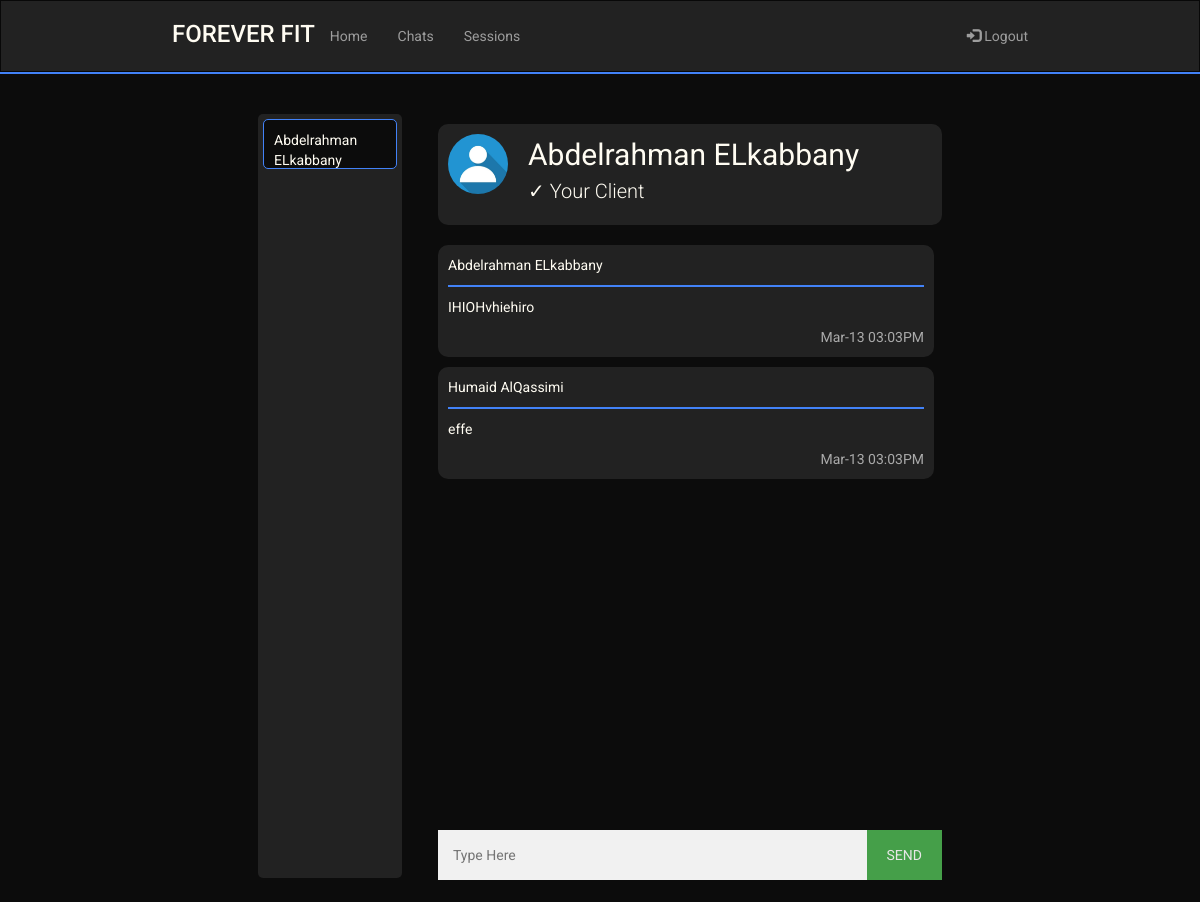
The page /chat/ae32 (signed in) on the database its author committed.
### sql_db.py (models this page shows)
class UserRooms(UserMixin,db.Model):
    __tablename__ = 'user_rooms'
    id = db.Column(db.Integer, primary_key = True, autoincrement = True)
    trainee_username = db.Column(db.String(80),db.ForeignKey('user.username'))
    trainee_fname = db.Column(db.String(80))
    trainee_lname = db.Column(db.String(80))
    trainer_username = db.Column(db.String(80),db.ForeignKey('user.username'))
    trainer_fname = db.Column(db.String(80))
    trainer_lname = db.Column(db.String(80))

class ChatHistory(UserMixin,db.Model):
    __tablename__ = 'chat_history'
    id = db.Column(db.Integer, primary_key = True, autoincrement = True)
    message = db.Column(db.String(500))
    room = db.Column(db.String(500))
    date_sent = db.Column(db.String(50))
    uname = db.Column(db.String(80),db.ForeignKey('user.username'))
    fname = db.Column(db.String(80),db.ForeignKey('user.fname'))
    lname = db.Column(db.String(80),db.ForeignKey('user.lname'))

### routes.py (the view)
@app.route('/chat/<uname>')
@login_required
def sessions(uname):
    if(not current_user.isTrainer):
        if(not room_exists(current_user.username, uname)):
            room = UserRooms(trainee_username= current_user.username,
                             trainee_fname = current_user.fname,
                             trainee_lname = current_user.lname,
                             trainer_username = uname,
                             trainer_fname = get_user(uname).fname,
                             trainer_lname = get_user(uname).lname)
            db.session.add(room)
            db.session.commit()
            ROOMS = get_rooms_by_trainee_id(current_user.username)
        else:
            ROOMS = get_rooms_by_trainee_id(current_user.username)
        curr_room = get_room(current_user.username, uname)
        messages = get_chat_history(curr_room.id)
        partnership = partnership_exists(current_user.username,uname)
        usertrainer = get_user_trainer_trainee(current_user.username, uname)
        return render_template('session.html',uname = uname, curr_uname = current_user.username,
                                curr_fname = current_user.fname, curr_lname = current_user.lname,
                                rooms=ROOMS, messages = messages, curr_room = curr_room,
                                partnership=partnership,usertrainer=usertrainer)
    else:
        if(room_exists(uname, current_user.username)):
            ROOMS = get_rooms_by_trainer_id(current_user.username)
        curr_room = get_room(uname, current_user.username)
        messages = get_chat_history(curr_room.id)
        partnership = partnership_exists(uname,current_user.username)
        return render_template('trainer-session.html',uname = uname, curr_uname = current_user.username,
                                curr_fname = current_user.fname, curr_lname = current_user.lname,
                                rooms=ROOMS, messages = messages, curr_room = curr_room,
                                partnership=partnership)

### main.py (called while the page is built)
    @login.user_loader
    def load_user(uname):
        return User.query.get(uname)

### sql_db.py (called while the page is built)
def partnership_exists(user_uname, trainer_uname):
    return bool(UserTrainer.query.filter_by(trainee_username=user_uname,
                                            trainer_username= trainer_uname).first())

def room_exists(trainee_uname,trainer_uname):
    return (room_exists_helper(trainee_uname,trainer_uname) or room_exists_helper(trainer_uname,trainee_uname))

def room_exists_helper(uname1,uname2):
    return bool(UserRooms.query.filter_by(trainee_username=uname1,
                                          trainer_username=uname2).first())

def get_room(trainee_uname,trainer_uname):
    if room_exists(trainee_uname,trainer_uname):
        return UserRooms.query.filter_by(trainee_username = trainee_uname,
                                     trainer_username = trainer_uname).first()

def get_rooms_by_trainer_id(uname):
    return UserRooms.query.filter_by(trainer_username = uname).all()

def get_chat_history(room):
    return ChatHistory.query.filter_by(room = room).all()

### templates/trainer-session.html (shortened to what this page needs)
<!DOCTYPE html>
<html lang="en">
    <head>
        <link rel="stylesheet" href="https://maxcdn.bootstrapcdn.com/bootstrap/3.4.1/css/bootstrap.min.css" />
        <link rel="stylesheet" href="../static/main.css" />
        <link rel="stylesheet" href="../static/chatbox.css" />
    </head>
    <body>
        <header>
            <nav class="navbar navbar-inverse" style="border-radius: 0px; margin-bottom: 0px;">
                <div class="container-fluid">
                    <div class="navbar-header mobile-center">
                        <h3 class="logo" href="#">FOREVER FIT</h3>
                    </div>
                    <ul class="nav navbar-nav laptop">
                        <li><a href="/Home">Home</a></li>
                        <li><a href="/chats">Chats</a></li>
                        <li><a href="/TrainingSessions">Sessions</a></li>
                    </ul>
                    <ul class="nav navbar-nav navbar-right laptop">
                        <li>
                            <a href="/logout"><span class="glyphicon glyphicon-log-in"></span> Logout</a>
                        </li>
                    </ul>
                </div>
            </nav>
            <hr class="header-hr"/>
        </header>
        <main style="padding-top:10px">
            <div class="chatbox">
                <div class="rooms" id="rooms">
                    {% for room in rooms %}
                        {% if room.trainee_username == curr_room.trainee_username %}
                            <a id="select-room" href="{{room.trainee_username}}" room_id="{{room.id}}" class="room highlight">
                                {{room.trainee_fname}} {{room.trainee_lname}}
                            </a>
                        {% else %}
                            <a id="select-room" href="{{room.trainee_username}}" room_id="{{room.id}}" class="room">
                                {{room.trainee_fname}} {{room.trainee_lname}}
                            </a>
                        {% endif %}
                    {% endfor %}
                </div>
                <div class="chat">
                    <div class="chat_container big">
                        <img src="../static/images/profile-picture.jpeg" alt="ProfilePicture" class="profile-picture">
                        {{curr_room.trainee_fname}} {{curr_room.trainee_lname}}
                        {% if partnership %}
                            <p class="small">✓ Your Client</p>
                        {% endif %}
                    </div>
                    <div id="chat_scroll" class="chat-holder">
                        <div id="chat_history">
                            {% for msg in messages %}
                                <div class="chat_container">
                                    <p>{{msg.fname}} {{msg.lname}}</p>
                                    <hr>
                                    <p>{{msg.message}}</p>
                                    <span class="time-right">{{msg.date_sent}}</span>
                                </div>
                            {% endfor %}
                        </div>
                    </div>
                    <div class="input-area">
                        <div class="flex-row">
                            <input type="text" id="user_message" placeholder="Type Here" autocomplete="off">
                            <button type="button" id="send_message">SEND</button>
                        </div>
                    </div>
                </div>
            </div>
        </main>
    </body>
</html>

### static/main.css (style rules this page uses)
:root { --black: #0c0c0c; --white: #fffcf2; --red: #e54b4b; --lightred: #f0c1c1; --blue: #4282f8; --darkblue: #356cd1; --grey: #222222; --lightgrey: #3d3d3d; }
@media (min-width : 872px) { .container-fluid { margin-bottom: 10px; } }
@media (min-width : 872px) { .navbar { padding-left: 13%; padding-right: 13%; } }
@media (min-width : 872px) { .navbar-nav { padding-top: 10px; } }
@media (min-width : 872px) { .big { font-size: 30px; } }
@media (min-width : 872px) { .small { font-size: 20px; font-weight: 300; } }
body { font-family: 'Roboto', sans-serif; background-color: var(--black); }
main { background-color: var(--black); display: block; overflow: auto; color: var(--white) }
input { color: black; }
.header-hr { margin-top: 0px; margin-bottom: 0px; border: 1px solid var(--blue); }
.logo { color: var(--white); }
input[type=text], input[type=password] { width: 100%; padding: 15px; margin: 5px 0 22px 0; display: inline-block; border: none; background: #f1f1f1; }
hr { border: 1px solid #f1f1f1; margin-bottom: 25px; }
button { background-color: #4CAF50; color: white; padding: 14px 20px; margin: 8px 0; border: none; cursor: pointer; width: 100%; opacity: 0.9; }
.profile-picture { width: 100%; }
@media (min-width : 711px) { .chatbox { padding-right: 20%; padding-left: 20%; padding-top: 30px; display: flex; flex-direction: row; justify-content: space-around; } }
@media (min-width : 711px) { .chat { width: 70%; } }
@media (min-width : 711px) { .rooms { display: initial; background-color: --white; display: flex; flex-direction: column; } }
@media (min-width : 711px) { .flex-row { display: flex; flex-direction: row; justify-content: space-evenly; } }
:root { --gutter: 20px; }

### static/chatbox.css (style rules this page uses)
:root { --black: #0c0c0c; --black2: #141414; --white: #fffcf2; --red: #e54b4b; --lightred: #f0c1c1; --blue: #4282f8; --grey: #222222 }
@media (min-width : 711px) { .chat-holder { height: 580px; } }
@media (min-width : 711px) { .rooms { height: 764px; width: 20%; padding: 5px 5px 5px 5px; } }
@media (min-width : 711px) { .room { border-radius: 5px; } }
button { width: 80px; margin-top: 5px; margin-bottom: 22px; }
.rooms { background-color: var(--grey); overflow: auto; border-radius: 5px; }
.room { background-color: var(--black); color: var(--white); height: 50px; margin-bottom: 5px; padding-left: 10px; padding-top: 10px; }
.highlight { border-style: solid; border-width: 1px; border-color: var(--blue) }
.flex-row { display: flex; flex-direction: row; justify-content: space-around; }
.chat-holder { overflow: auto; margin-bottom: 10px; padding-right: 8px; }
.chat_container { background-color: var(--grey); border-radius: 10px; padding: 10px; margin: 10px 0; }
.chat_container hr { border: 1px solid var(--blue); margin: 0 0 0 0 ; margin-bottom: 10px; }
.chat_container::after { content: ""; clear: both; display: table; }
.chat_container img { float: left; max-width: 60px; width: 100%; margin-right: 20px; border-radius: 50%; margin-bottom: 5px; }
.time-right { float: right; color: #aaa; }

### rows shown on the page
UserRooms: trainee_fname "Abdelrahman", trainee_lname "ELkabbany"
ChatHistory: fname "Abdelrahman", lname "ELkabbany", message "IHIOHvhiehiro", date_sent "Mar-13 03:03PM"
ChatHistory: fname "Humaid", lname "AlQassimi", message "effe", date_sent "Mar-13 03:03PM"
